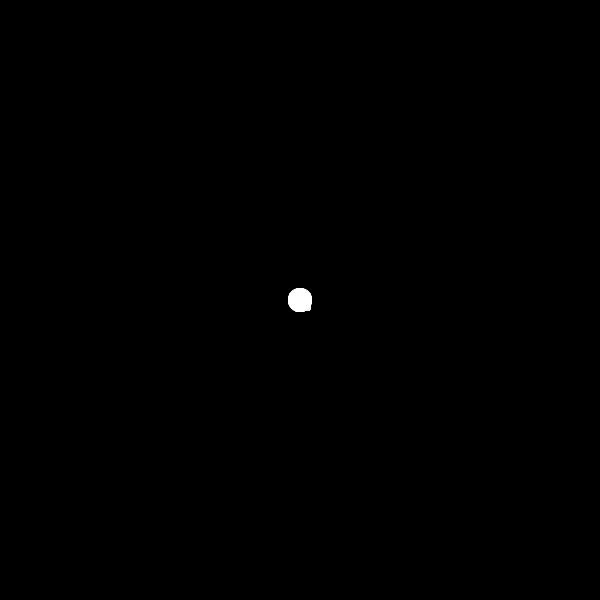
Frame 1 (no input)
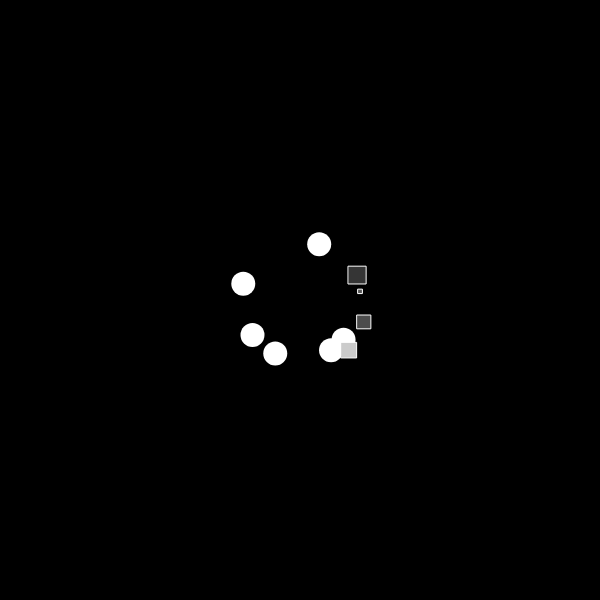
Frame 60 (no input)
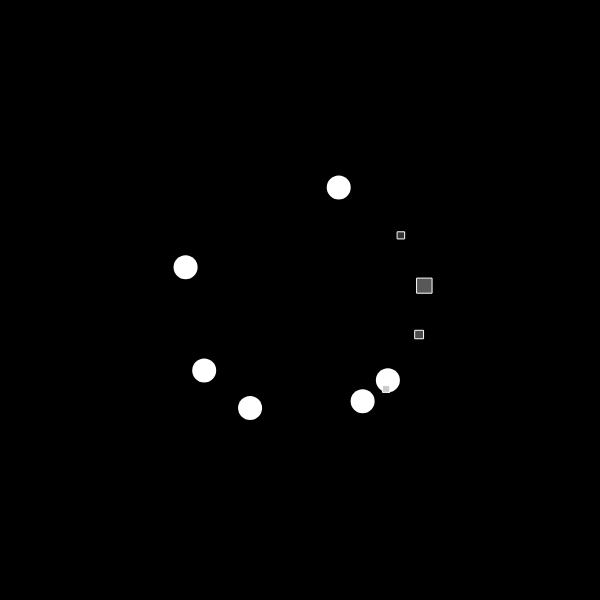
Frame 120 (the mouse pressed at the canvas centre since frame 60)

The p5.js sketch that drew these frames (run headless with seeded random() and noise() and a simulated clock; from frame 60 on, the mouse is pressed at the canvas centre):

// p5.js sketch
// ── sketch.js
let particles = [];

function setup() {
  createCanvas(600, 600);
  for (let i = 0; i < 10; i++) {
    if (random(1) < 0.5) {
      particles[i] = new Particle(300, 300);
    } else {
      particles[i] = new Confetti(300, 300);
    }
  }
}

function draw() {
  background(0);
  for (let p of particles) {
    p.show();
    p.update();
  }
}

// ── particle.js
class Particle extends p5.Vector {
  constructor(x, y) {
    super(x,y);
    this.vel = p5.Vector.random2D()
  }

  update() {
    this.add(this.vel);
  }

  show() {
    stroke(255);
    strokeWeight(24);
      point(this.x, this.y);
  }
}

// ── square.js
class Confetti extends Particle {
  constructor(x, y) {
    super(x,y);
    this.bright = random(255);
    this.r = 10;
  }
  
  update(){
    super.update();
    this.r += random(-2,2);
  }
  
  show(){
    strokeWeight(1);
    stroke(255);
    fill(this.bright);
    square(this.x, this.y, this.r)
  }
}
